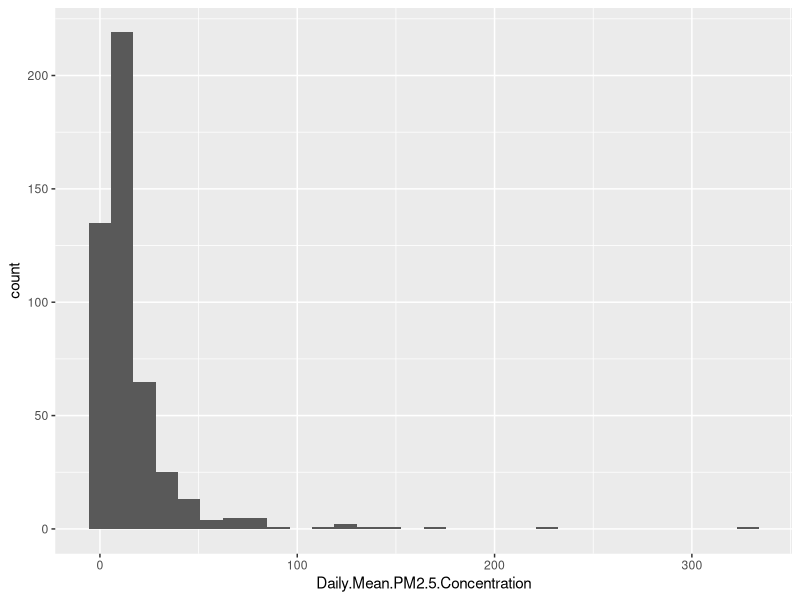

This chart was generated by the following R code: (Note: this script raises an error after producing the figure.)
## ---- chunk 1

#install.packages("ggplot2")
library(ggplot2)

PM25 <- read.csv("./Data/EPA_CA_PM25_2020.csv")

dim(PM25)
colnames(PM25)

## ---- chunk 2

# start with your overarching "ggplot" layer. Includes dataset and overall aesthetics.
ggplot(PM25, aes(x = Daily.Mean.PM2.5.Concentration)) +
  # next add layer specifying the type of graph. Always need to add another layer.
  geom_histogram()

# make your own with AQI values





# now, let's adjust the graph





## ---- chunk 3

ggplot(PM25, aes()) +
  geom_point() +
  theme_classic()

class(PM25$Date)
PM25$Date <- as.Date(PM25$Date, format = "%m/%d/%Y")

## ---- chunk 4
ggplot(PM25, aes()) +
  geom_point() +
  theme_classic() 
## ---- chunk 5
ggplot(PM25, aes()) +
  geom_point() +
  facet_wrap() +
  theme_classic() 
## ---- chunk 6


## ---- chunk 7


## ---- chunk 8

ggplot(PM25, aes(y = DAILY_AQI_VALUE, x = CBSA_NAME, fill = CBSA_NAME)) +
  geom_boxplot() +
  #geom_violin() +
  theme_classic()

